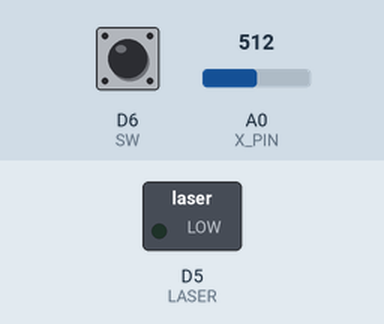
Simulated run of this sketch. Board: ESP8266 (NodeMCU). Parts: switched loads named in the sketch (green lamp = pin HIGH). Inputs (shaded band) come from the test bench; at power-on: A0 (X_PIN) = 512, D6 (SW) LOW. What the sketch prints to the serial monitor is not drawn.

Above: at 1.2 s.
1.3 s: A0 (X_PIN) set to 141
2.8 s: A0 (X_PIN) set to 116
At 3.2 s:
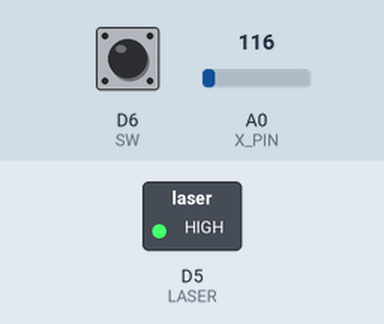
4.3 s: A0 (X_PIN) set to 138
At 5.5 s:
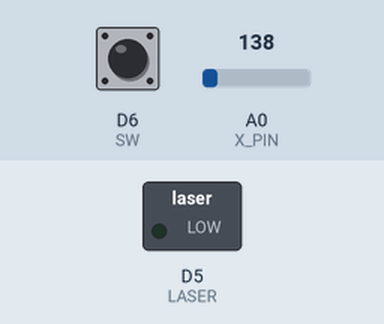
5.8 s: A0 (X_PIN) set to 122
At 6.6 s:
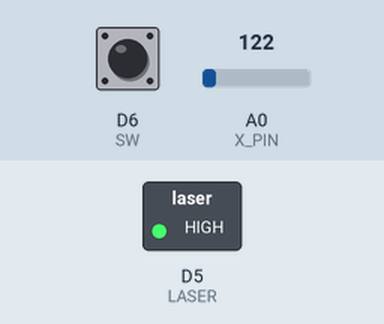
Timing chart, 0 to 8.3 s (numbered marks = the images above; inputs shaded):
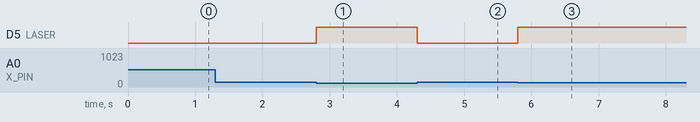

Measured:
- the behaviour switches between 128 and 127 on A0 (X_PIN) (found by bisection; images 0 and 1)
- after the input at 2.8 s, D5 (LASER): LOW → HIGH at once
- after the input at 4.3 s, D5 (LASER): HIGH → LOW at once
- after the input at 5.8 s, D5 (LASER): LOW → HIGH at once

The sketch:

laser.ino
```cpp
#define LASER D5
#define SW D6
#define X_PIN A0

void setup ()
{
   pinMode (LASER, OUTPUT); // define the digital output interface 13 feet
   pinMode(SW, INPUT);
   digitalWrite(SW, HIGH);
   Serial.begin(115200);
}
void loop () {

    Serial.print("Switch:  ");
    Serial.print(digitalRead(SW));
    Serial.print("\n");
    Serial.print("X-axis: ");
    int x = analogRead(X_PIN);
    Serial.print(x);
    Serial.print("\n\n");
    if (x < 128)
        digitalWrite(LASER, HIGH);
    else
        digitalWrite(LASER, LOW);
}
```
